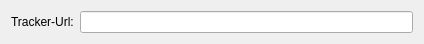
<ui version="4.0" >
 <class>BTAddTrackerWidget</class>
 <widget class="QWidget" name="BTAddTrackerWidget" >
  <property name="geometry" >
   <rect>
    <x>0</x>
    <y>0</y>
    <width>424</width>
    <height>39</height>
   </rect>
  </property>
  <property name="windowTitle" >
   <string>Add Tracker</string>
  </property>
  <layout class="QGridLayout" >
   <item row="0" column="0" >
    <widget class="QLabel" name="label" >
     <property name="text" >
      <string>Tracker-Url:</string>
     </property>
    </widget>
   </item>
   <item row="0" column="1" >
    <widget class="QLineEdit" name="lineEdit" />
   </item>
  </layout>
 </widget>
 <resources/>
 <connections/>
</ui>
